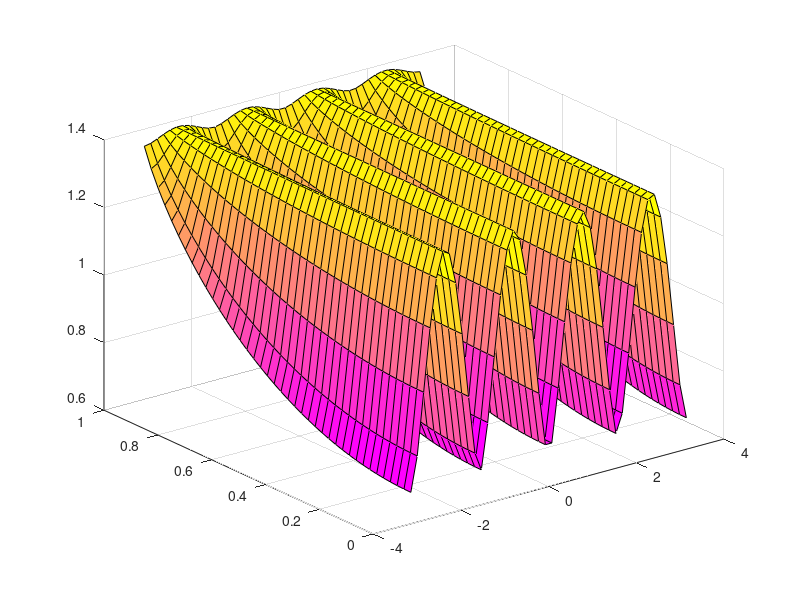

The MATLAB source for this figure:
function example_discord()
% discord Quantum Discord
%
%
%
%

% ref: PhysRevLett.88.017901.pdf
% Quantum Discord: A Measure of the Quantumness of Correlations
    
    N = 40;
    M = 44;
    
    z_range = linspace(0.0, 0.99, N);
    theta_range = linspace(-pi, pi, M);
    [theta_mesh, z_mesh] = meshgrid(theta_range, z_range);
    q = zeros(N, M);
    
    
    % Parameterised measurement basis 
    Pr0 = @(t) [cos(t); exp(1i)*sin(t)];
    Pr1 = @(t) [exp(-1i)*sin(t); -cos(t)];
    
    % State A
    rho_A = 0.5 * [1 0; 0 1];
    S_A = vn_entropy(rho_A);

    % Calculate all discord values
    for i = 1:N
        for j = 1:M
    
            z = z_range(i);
            theta = theta_range(j);
            
            % Basis
            b0 = Pr0(theta);
            b1 = Pr1(theta);
            
            % Projectors
            P0 = kron(eye(2), b0 * b0');
            P1 = kron(eye(2), b1 * b1');
            
            % Werner state (AB)
            %rho_AB = 0.25 * (1 - z) * eye(4) + ...
            %         0.5 * z * [1 0 0 1]' * [1 0 0 1];
            
            rho_AB = 0.5 * [1 0 0 0; 0 0 0 0; 0 0 0 0; 0 0 0 1] + ...
                     0.5 * z * [0 0 0 1; 0 0 0 0; 0 0 0 0; 1 0 0 0];
            
            % Calculate entropies
            m0 = P0 * rho_AB * P0; % / tr_{A,B} (rho_AB * P0)
            m1 = P1 * rho_AB * P1;
            
            Phi = m0 + m1;
            
            S_AB = vn_entropy(rho_AB);
            S_Phi = vn_entropy(Phi);
            
            % Total quantum discord for (z, theta)
            q(i, j) = S_A - S_AB + S_Phi;
                       
        end
    end
    
    figure;
    colormap(spring);
    surf(theta_mesh, z_mesh, q)


end



function S = vn_entropy(p)

    tr = trace(p);
    l = eig(p);
    
    ll = l .* log(l);
    ll(isnan(ll)) = 0;
           
    S = -sum(ll) / tr + log(tr);

    S = real(S);
    
end

